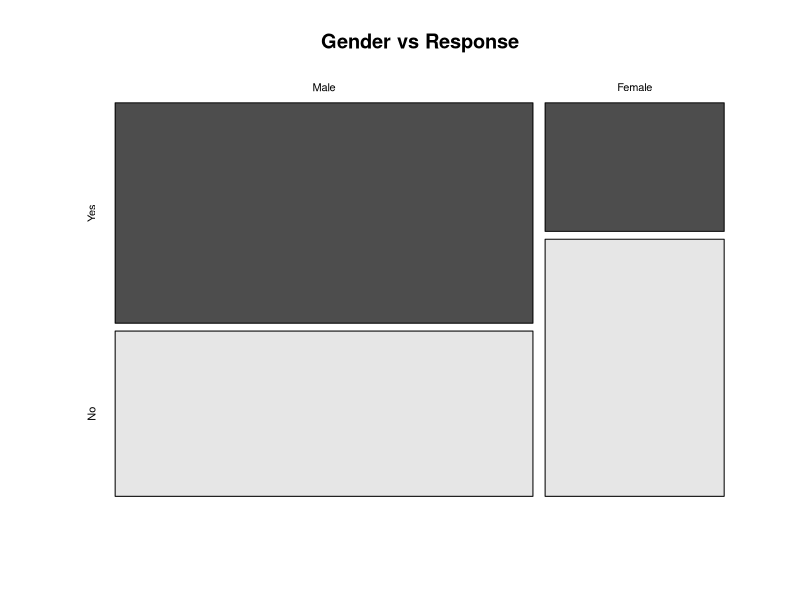

Source code (R): (Note: this script raises an error after producing the figure.)
#24-0817 sat 11:36

#
# 간단한 교차 분할표 생성
(data <- matrix(c(200, 150, 50, 100), nrow = 2, byrow = TRUE))
rownames(data) <- c("Male", "Female")
colnames(data) <- c("Yes", "No")
data
# 모자이크 플롯 그리기
data
mosaicplot(data, color = TRUE, main = "Gender vs Response")
#
?mosaicplot()

#
mpg
mpg |> 
  count(drv) |> 
  pivot_wider(names_from = drv, values_from = n) |> 
  mosaicplot()

data
mpg |> 
  count(class, drv) |> 
  pivot_wider(names_from = class, values_from = n) |> 
  is.na() |> 
  colSums() |> 
  mosaicplot()

#
mtcars |> 
  mosaicplot()

#
(data <- table(mtcars$cyl, mtcars$gear))
assocplot(data, main = "Association Plot")

#
library(gplots)
(data <- table(mtcars$cyl, mtcars$gear))
balloonplot(data, main = "Balloon Plot", xlab = "Cylinders", ylab = "Gears")

balloonplot(iris)
balloonplot(mtcars)
mtcars |> 
  rowid_to_column('cars') |> 
  select(-1) |> 
  as.matrix() |> 
  balloonplot()

#
data <- table(mtcars$cyl, mtcars$gear)
heatmap(as.matrix(data), Rowv = NA, Colv = NA, main = "Heatmap", xlab = "Gears", ylab = "Cylinders")
